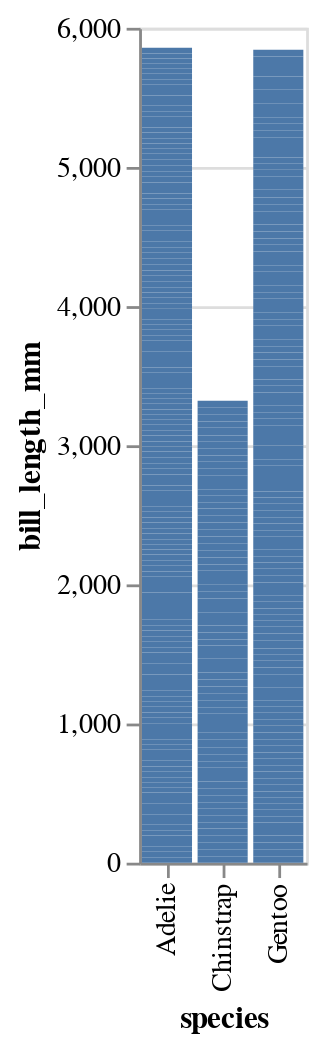

The code cell stored with this chart in its notebook:
### Markdown cell above
### Bar Chart

### Code cell
alt.Chart(penguins).mark_bar().encode(
    x='species',
    y='bill_length_mm'
)

### Figure 1 — Vega-Lite specification as saved in the notebook (floating-point values rounded to 4 significant figures; data arrays with more than 128 entries replaced by an {"elided": "..."} marker saying what was removed)
{"config": {"view": {"continuousWidth": 400, "continuousHeight": 300}}, "data": {"name": "data-d00e1631cca48c544438d30d2b470e8a"}, "mark": "bar", "encoding": {"x": {"type": "nominal", "field": "species"}, "y": {"type": "quantitative", "field": "bill_length_mm"}}, "$schema": "https://vega.github.io/schema/vega-lite/v4.8.1.json", "datasets": {"data-d00e1631cca48c544438d30d2b470e8a": {"elided": "344 records"}}}
